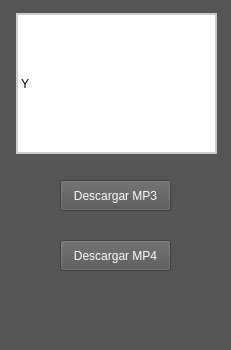
<?xml version="1.0" encoding="UTF-8"?>
<ui version="4.0">
 <class>MainWindow</class>
 <widget class="QMainWindow" name="MainWindow">
  <property name="geometry">
   <rect>
    <x>0</x>
    <y>0</y>
    <width>231</width>
    <height>350</height>
   </rect>
  </property>
  <property name="windowTitle">
   <string>DownloadYouTube</string>
  </property>
  <property name="windowIcon">
   <iconset>
    <normaloff>../Downloads/icons8-carpeta-de-películas-96.png</normaloff>../Downloads/icons8-carpeta-de-películas-96.png</iconset>
  </property>
  <property name="styleSheet">
   <string notr="true">background-color: #555;</string>
  </property>
  <widget class="QWidget" name="centralwidget">
   <widget class="QLabel" name="label_logo">
    <property name="geometry">
     <rect>
      <x>16</x>
      <y>13</y>
      <width>201</width>
      <height>141</height>
     </rect>
    </property>
    <property name="styleSheet">
     <string notr="true">font: 87 100pt &quot;Arial Black&quot;;
background-color: white;
border: 2px solid #ccc
</string>
    </property>
    <property name="text">
     <string>Y</string>
    </property>
   </widget>
   <widget class="QPushButton" name="Button_mp3">
    <property name="geometry">
     <rect>
      <x>60</x>
      <y>180</y>
      <width>111</width>
      <height>31</height>
     </rect>
    </property>
    <property name="styleSheet">
     <string notr="true">font: 87 8pt &quot;Arial Black&quot;;
color: white;</string>
    </property>
    <property name="text">
     <string>Descargar MP3</string>
    </property>
   </widget>
   <widget class="QPushButton" name="Button_mp4">
    <property name="geometry">
     <rect>
      <x>60</x>
      <y>240</y>
      <width>111</width>
      <height>31</height>
     </rect>
    </property>
    <property name="styleSheet">
     <string notr="true">font: 87 8pt &quot;Arial Black&quot;;
color: white;</string>
    </property>
    <property name="text">
     <string>Descargar MP4</string>
    </property>
   </widget>
  </widget>
  <widget class="QMenuBar" name="menubar">
   <property name="geometry">
    <rect>
     <x>0</x>
     <y>0</y>
     <width>231</width>
     <height>21</height>
    </rect>
   </property>
  </widget>
  <widget class="QStatusBar" name="statusbar"/>
 </widget>
 <resources/>
 <connections/>
</ui>
